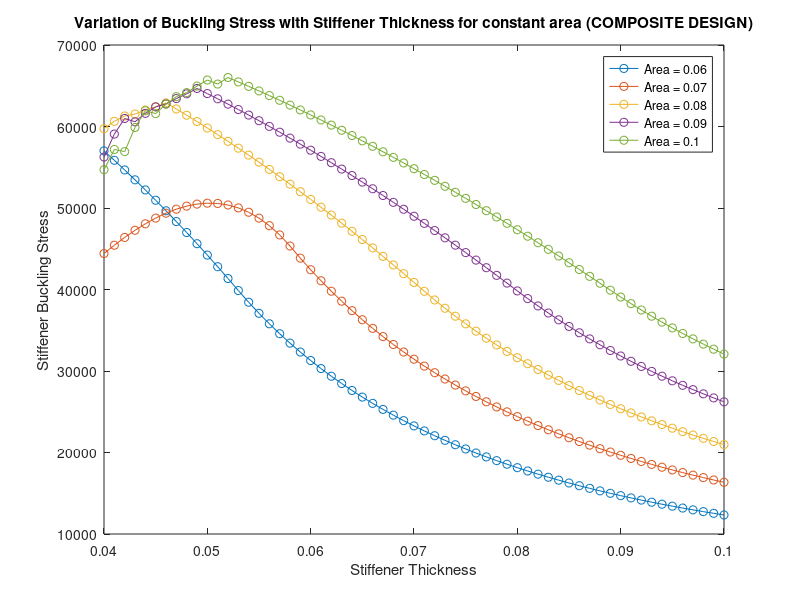

Write the MATLAB code that produced this figure.
function composite_buckling_stress_with_thickness

% 2024 T3 Aluminium Alloy %

E = 30e6;             % Elasticity value %
cy = 50000;           % Compressive Yield %

t = [0.04:0.001:0.1];

Af = 0.06;
for j = 1:length(t)
    a = 20;
    p = Af/t(j);
    bt = p/4;               % flange length %
    bw = 2 * bt;            % mean web length %

    L = bt + (t(j)/2);         % Here, L = L1, because only one edge free %
    H = bw - t(j);             % Here, H = Total height of Stiffner %

% --------------- STIFFENER CRITICAL BUCKLING CALCULATIONS ------------------- %

% --------------- STIFFENER CRITICAL BUCKLING CALCULATIONS ------------------- %

    % Crippling Stress Calculations

    ratio1 = (bt/t(j));                         % ratio of flange length to thickness %
    ratio2 = (bw/t(j));                         % ratio of web length to thickness %

    % Calculation of Critical Stiffener Crippling Stress - Calculated from Graph %

    % Calculation of crippling stress for flange length (Assuming one free edge) %

    if (ratio1 > 60)
        crip_stress_flange1 = 10000;
    elseif (ratio1 <= 60) && (ratio1 > 55)
        crip_stress_flange1 = 11250;
    elseif (ratio1 <= 55) && (ratio1 > 50)
        crip_stress_flange1 = 13750;
    elseif (ratio1 <= 50) && (ratio1 > 45)
        crip_stress_flange1 = 16250;
    elseif (ratio1 <= 45) && (ratio1 > 40)
        crip_stress_flange1 = 18750;
    elseif (ratio1 <= 40) && (ratio1 > 35)
        crip_stress_flange1 = 22500;
    elseif (ratio1 <= 37.5) && (ratio1 > 35)
        crip_stress_flange1 = 25000;
    elseif (ratio1 <= 35) && (ratio1 > 32.5)
        crip_stress_flange1 = 27500;
    elseif (ratio1 <= 32.5) && (ratio1 > 30)
        crip_stress_flange1 = 29000;
    elseif (ratio1 <= 30) && (ratio1 > 28)
        crip_stress_flange1 = 31000;
    elseif (ratio1 <= 28) && (ratio1 > 26)
        crip_stress_flange1 = 33000;
    elseif (ratio1 <= 26) && (ratio1 > 24)
        crip_stress_flange1 = 35000;
    elseif (ratio1 <= 24) && (ratio1 > 22)
        crip_stress_flange1 = 37000;
    elseif (ratio1 <= 22) && (ratio1 > 20)
        crip_stress_flange1 = 39000;
    elseif (ratio1 <= 20) && (ratio1 > 19)
        crip_stress_flange1 = 41500;
    elseif (ratio1 <= 19) && (ratio1 > 18)
        crip_stress_flange1 = 43500;
    elseif (ratio1 <= 18) && (ratio1 > 17)
        crip_stress_flange1 = 45500;
    elseif (ratio1 <= 17) && (ratio1 > 16)
        crip_stress_flange1 = 47500;
    elseif (ratio1 <= 16) && (ratio1 > 15)
        crip_stress_flange1 = 49500;
    elseif (ratio1 <= 15) && (ratio1 > 14)
        crip_stress_flange1 = 52000;
    elseif (ratio1 <= 14) && (ratio1 > 13)
        crip_stress_flange1 = 56000;
    elseif (ratio1 <= 13) && (ratio1 > 12)
        crip_stress_flange1 = 59000;
    elseif (ratio1 <= 12) && (ratio1 > 11.5)
        crip_stress_flange1 = 63000;
    elseif (ratio1 <= 11.5) && (ratio1 > 11)
        crip_stress_flange1 = 66500;
    elseif (ratio1 <= 11) && (ratio1 > 10.5)
        crip_stress_flange1 = 69000;
    elseif (ratio1 <= 10.5) && (ratio1 > 10)
        crip_stress_flange1 = 72500;
    elseif (ratio1 <= 10) && (ratio1 > 9.5)
        crip_stress_flange1 = 76000;
    elseif (ratio1 <= 9.5)
        crip_stress_flange1 = 80000;
    end

    % Calculation of crippling stress for Web length (Assuming no free edge) %

    if (ratio2 > 100)
        crip_stress_web2 = 10000;
    elseif (ratio2 <= 100) && (ratio2 > 80)
        crip_stress_web2 = 16500;
    elseif (ratio2 <= 80) && (ratio2 > 60)
        crip_stress_web2 = 19000;
    elseif (ratio2 <= 60) && (ratio2 > 58)
        crip_stress_web2 = 21000;
    elseif (ratio2 <= 58) && (ratio2 > 56)
        crip_stress_web2 = 22000;
    elseif (ratio2 <= 56) && (ratio2 > 54)
        crip_stress_web2 = 24000;
    elseif (ratio2 <= 54) && (ratio2 > 52)
        crip_stress_web2 = 27000;   
    elseif (ratio2 <= 52) && (ratio2 > 50)
        crip_stress_web2 = 29500;
    elseif (ratio2 <= 50) && (ratio2 > 48)
        crip_stress_web2 = 32000;
    elseif (ratio2 <= 48) && (ratio2 > 46)
        crip_stress_web2 = 35000;
    elseif (ratio2 <= 46) && (ratio2 > 44)
        crip_stress_web2 = 38500;
    elseif (ratio2 <= 44) && (ratio2 > 42)
        crip_stress_web2 = 43000;
    elseif (ratio2 <= 42) && (ratio2 > 40)
        crip_stress_web2 = 46000;
    elseif (ratio2 <= 40) && (ratio2 > 39)
        crip_stress_web2 = 49000;
    elseif (ratio2 <= 39) && (ratio2 > 38)
        crip_stress_web2 = 52000;    
    elseif (ratio2 <= 38) && (ratio2 > 37)
        crip_stress_web2 = 54500;
    elseif (ratio2 <= 37) && (ratio2 > 36)
        crip_stress_web2 = 57500;   
    elseif (ratio2 <= 35) && (ratio2 > 34)
        crip_stress_web2 = 60000;
    elseif (ratio2 <= 37) && (ratio2 > 36)
        crip_stress_web2 = 56000;
    elseif (ratio2 <= 36) && (ratio2 > 34)
        crip_stress_web2 = 60000;
    elseif (ratio2 <= 34) && (ratio2 > 32)
        crip_stress_web2 = 64000;
    elseif (ratio2 <= 32) && (ratio2 > 30)
        crip_stress_web2 = 69000;
    elseif (ratio2 <= 30) && (ratio2 > 28)
        crip_stress_web2 = 73000;
    elseif (ratio2 <= 28) && (ratio2 > 26)
        crip_stress_web2 = 77000;
    elseif (ratio2 <= 26)
        crip_stress_web2 = 80000;
    end

    % Mean Crippling Stress Calculated %
    
    stiffener_crip_stress = (crip_stress_web2 + crip_stress_flange1)/2;

    % Column Buckling Calculations %                    

    I1 = ((L*t(j)^3)/12)+(L*t(j))*((H + t(j))/2)^2;
    I2 = t(j)*(H^3)/12;
    I = 2*I1 + I2;                                      % Area Moment Calculations %

    ro = sqrt(I/Af);

    h1 = sqrt(2)*pi*sqrt(E/stiffener_crip_stress);    % Critical Slenderness Ratio %
    h = (a/ro);                         % Slenderness Ratio for current dimensions %

    % Calculation of Critical Stiffener Buckling Stress %

    if h<=h1
    stiffener_buckling_stress(j) = stiffener_crip_stress*...
        (1-(stiffener_crip_stress*((h^2)/(4*pi^2*E))));
    else
    stiffener_buckling_stress(j) = (pi^2*E)/(h^2);
    end

% ------------- END OF STIFFENER CRITICAL BUCKLING CALCULATIONS -------------- %
end

plot(t,stiffener_buckling_stress,'o-');
hold all;

Af = 0.07;
for j = 1:length(t)
    a = 20;
    p = Af/t(j);
    bt = p/4;               % flange length %
    bw = 2 * bt;            % mean web length %

    L = bt + (t(j)/2);         % Here, L = L1, because only one edge free %
    H = bw - t(j);             % Here, H = Total height of Stiffner %

% --------------- STIFFENER CRITICAL BUCKLING CALCULATIONS ------------------- %

    % Crippling Stress Calculations

    ke = 0.342;                                             % One Edge is free %
    x = (bt + bw)/(2*t(j));                                    % (b'/t) calculation %
    stiffener_crip_stress = (ke*(E*cy)^0.5)/(x^0.75);       % Needham's Formula %

    % Column Buckling Calculations %                    

    I1 = ((L*t(j)^3)/12)+(L*t(j))*((H + t(j))/2)^2;
    I2 = t(j)*(H^3)/12;
    I = 2*I1 + I2;                                      % Area Moment Calculations %

    ro = sqrt(I/Af);

    h1 = sqrt(2)*pi*sqrt(E/stiffener_crip_stress);    % Critical Slenderness Ratio %
    h = (a/ro);                         % Slenderness Ratio for current dimensions %

    % Calculation of Critical Stiffener Buckling Stress %

    if h<=h1
    stiffener_buckling_stress(j) = stiffener_crip_stress*...
        (1-(stiffener_crip_stress*((h^2)/(4*pi^2*E))));
    else
    stiffener_buckling_stress(j) = (pi^2*E)/(h^2);
    end

% ------------- END OF STIFFENER CRITICAL BUCKLING CALCULATIONS -------------- %
end
figure(1);
plot(t,stiffener_buckling_stress,'o-');
hold all;





Af = 0.08;
for j = 1:length(t)
    a = 20;
    p = Af/t(j);
    bt = p/4;               % flange length %
    bw = 2 * bt;            % mean web length %

    L = bt + (t(j)/2);         % Here, L = L1, because only one edge free %
    H = bw - t(j);             % Here, H = Total height of Stiffner %

% --------------- STIFFENER CRITICAL BUCKLING CALCULATIONS ------------------- %

        % Crippling Stress Calculations

    ratio1 = (bt/t(j));                         % ratio of flange length to thickness %
    ratio2 = (bw/t(j));                         % ratio of web length to thickness %

    % Calculation of Critical Stiffener Crippling Stress - Calculated from Graph %

    % Calculation of crippling stress for flange length (Assuming one free edge) %

    if (ratio1 > 60)
        crip_stress_flange1 = 10000;
    elseif (ratio1 <= 60) && (ratio1 > 55)
        crip_stress_flange1 = 11250;
    elseif (ratio1 <= 55) && (ratio1 > 50)
        crip_stress_flange1 = 13750;
    elseif (ratio1 <= 50) && (ratio1 > 45)
        crip_stress_flange1 = 16250;
    elseif (ratio1 <= 45) && (ratio1 > 40)
        crip_stress_flange1 = 18750;
    elseif (ratio1 <= 40) && (ratio1 > 35)
        crip_stress_flange1 = 22500;
    elseif (ratio1 <= 37.5) && (ratio1 > 35)
        crip_stress_flange1 = 25000;
    elseif (ratio1 <= 35) && (ratio1 > 32.5)
        crip_stress_flange1 = 27500;
    elseif (ratio1 <= 32.5) && (ratio1 > 30)
        crip_stress_flange1 = 29000;
    elseif (ratio1 <= 30) && (ratio1 > 28)
        crip_stress_flange1 = 31000;
    elseif (ratio1 <= 28) && (ratio1 > 26)
        crip_stress_flange1 = 33000;
    elseif (ratio1 <= 26) && (ratio1 > 24)
        crip_stress_flange1 = 35000;
    elseif (ratio1 <= 24) && (ratio1 > 22)
        crip_stress_flange1 = 37000;
    elseif (ratio1 <= 22) && (ratio1 > 20)
        crip_stress_flange1 = 39000;
    elseif (ratio1 <= 20) && (ratio1 > 19)
        crip_stress_flange1 = 41500;
    elseif (ratio1 <= 19) && (ratio1 > 18)
        crip_stress_flange1 = 43500;
    elseif (ratio1 <= 18) && (ratio1 > 17)
        crip_stress_flange1 = 45500;
    elseif (ratio1 <= 17) && (ratio1 > 16)
        crip_stress_flange1 = 47500;
    elseif (ratio1 <= 16) && (ratio1 > 15)
        crip_stress_flange1 = 49500;
    elseif (ratio1 <= 15) && (ratio1 > 14)
        crip_stress_flange1 = 52000;
    elseif (ratio1 <= 14) && (ratio1 > 13)
        crip_stress_flange1 = 56000;
    elseif (ratio1 <= 13) && (ratio1 > 12)
        crip_stress_flange1 = 59000;
    elseif (ratio1 <= 12) && (ratio1 > 11.5)
        crip_stress_flange1 = 63000;
    elseif (ratio1 <= 11.5) && (ratio1 > 11)
        crip_stress_flange1 = 66500;
    elseif (ratio1 <= 11) && (ratio1 > 10.5)
        crip_stress_flange1 = 69000;
    elseif (ratio1 <= 10.5) && (ratio1 > 10)
        crip_stress_flange1 = 72500;
    elseif (ratio1 <= 10) && (ratio1 > 9.5)
        crip_stress_flange1 = 76000;
    elseif (ratio1 <= 9.5)
        crip_stress_flange1 = 80000;
    end

    % Calculation of crippling stress for Web length (Assuming no free edge) %

    if (ratio2 > 100)
        crip_stress_web2 = 10000;
    elseif (ratio2 <= 100) && (ratio2 > 80)
        crip_stress_web2 = 16500;
    elseif (ratio2 <= 80) && (ratio2 > 60)
        crip_stress_web2 = 19000;
    elseif (ratio2 <= 60) && (ratio2 > 58)
        crip_stress_web2 = 21000;
    elseif (ratio2 <= 58) && (ratio2 > 56)
        crip_stress_web2 = 22000;
    elseif (ratio2 <= 56) && (ratio2 > 54)
        crip_stress_web2 = 24000;
    elseif (ratio2 <= 54) && (ratio2 > 52)
        crip_stress_web2 = 27000;   
    elseif (ratio2 <= 52) && (ratio2 > 50)
        crip_stress_web2 = 29500;
    elseif (ratio2 <= 50) && (ratio2 > 48)
        crip_stress_web2 = 32000;
    elseif (ratio2 <= 48) && (ratio2 > 46)
        crip_stress_web2 = 35000;
    elseif (ratio2 <= 46) && (ratio2 > 44)
        crip_stress_web2 = 38500;
    elseif (ratio2 <= 44) && (ratio2 > 42)
        crip_stress_web2 = 43000;
    elseif (ratio2 <= 42) && (ratio2 > 40)
        crip_stress_web2 = 46000;
    elseif (ratio2 <= 40) && (ratio2 > 39)
        crip_stress_web2 = 49000;
    elseif (ratio2 <= 39) && (ratio2 > 38)
        crip_stress_web2 = 52000;    
    elseif (ratio2 <= 38) && (ratio2 > 37)
        crip_stress_web2 = 54500;
    elseif (ratio2 <= 37) && (ratio2 > 36)
        crip_stress_web2 = 57500;   
    elseif (ratio2 <= 35) && (ratio2 > 34)
        crip_stress_web2 = 60000;
    elseif (ratio2 <= 37) && (ratio2 > 36)
        crip_stress_web2 = 56000;
    elseif (ratio2 <= 36) && (ratio2 > 34)
        crip_stress_web2 = 60000;
    elseif (ratio2 <= 34) && (ratio2 > 32)
        crip_stress_web2 = 64000;
    elseif (ratio2 <= 32) && (ratio2 > 30)
        crip_stress_web2 = 69000;
    elseif (ratio2 <= 30) && (ratio2 > 28)
        crip_stress_web2 = 73000;
    elseif (ratio2 <= 28) && (ratio2 > 26)
        crip_stress_web2 = 77000;
    elseif (ratio2 <= 26)
        crip_stress_web2 = 80000;
    end

    % Mean Crippling Stress Calculated %
    
    stiffener_crip_stress = (crip_stress_web2 + crip_stress_flange1)/2;
    
    % Column Buckling Calculations %                    

    I1 = ((L*t(j)^3)/12)+(L*t(j))*((H + t(j))/2)^2;
    I2 = t(j)*(H^3)/12;
    I = 2*I1 + I2;                                      % Area Moment Calculations %

    ro = sqrt(I/Af);

    h1 = sqrt(2)*pi*sqrt(E/stiffener_crip_stress);    % Critical Slenderness Ratio %
    h = (a/ro);                         % Slenderness Ratio for current dimensions %

    % Calculation of Critical Stiffener Buckling Stress %

    if h<=h1
    stiffener_buckling_stress(j) = stiffener_crip_stress*...
        (1-(stiffener_crip_stress*((h^2)/(4*pi^2*E))));
    else
    stiffener_buckling_stress(j) = (pi^2*E)/(h^2);
    end

% ------------- END OF STIFFENER CRITICAL BUCKLING CALCULATIONS -------------- %
end

figure(1);
plot(t,stiffener_buckling_stress,'o-');
hold all;

Af = 0.09;
for j = 1:length(t)
    a = 20;
    p = Af/t(j);
    bt = p/4;               % flange length %
    bw = 2 * bt;            % mean web length %

    L = bt + (t(j)/2);         % Here, L = L1, because only one edge free %
    H = bw - t(j);             % Here, H = Total height of Stiffner %

% --------------- STIFFENER CRITICAL BUCKLING CALCULATIONS ------------------- %

        % Crippling Stress Calculations

    ratio1 = (bt/t(j));                         % ratio of flange length to thickness %
    ratio2 = (bw/t(j));                         % ratio of web length to thickness %

    % Calculation of Critical Stiffener Crippling Stress - Calculated from Graph %

    % Calculation of crippling stress for flange length (Assuming one free edge) %

    if (ratio1 > 60)
        crip_stress_flange1 = 10000;
    elseif (ratio1 <= 60) && (ratio1 > 55)
        crip_stress_flange1 = 11250;
    elseif (ratio1 <= 55) && (ratio1 > 50)
        crip_stress_flange1 = 13750;
    elseif (ratio1 <= 50) && (ratio1 > 45)
        crip_stress_flange1 = 16250;
    elseif (ratio1 <= 45) && (ratio1 > 40)
        crip_stress_flange1 = 18750;
    elseif (ratio1 <= 40) && (ratio1 > 35)
        crip_stress_flange1 = 22500;
    elseif (ratio1 <= 37.5) && (ratio1 > 35)
        crip_stress_flange1 = 25000;
    elseif (ratio1 <= 35) && (ratio1 > 32.5)
        crip_stress_flange1 = 27500;
    elseif (ratio1 <= 32.5) && (ratio1 > 30)
        crip_stress_flange1 = 29000;
    elseif (ratio1 <= 30) && (ratio1 > 28)
        crip_stress_flange1 = 31000;
    elseif (ratio1 <= 28) && (ratio1 > 26)
        crip_stress_flange1 = 33000;
    elseif (ratio1 <= 26) && (ratio1 > 24)
        crip_stress_flange1 = 35000;
    elseif (ratio1 <= 24) && (ratio1 > 22)
        crip_stress_flange1 = 37000;
    elseif (ratio1 <= 22) && (ratio1 > 20)
        crip_stress_flange1 = 39000;
    elseif (ratio1 <= 20) && (ratio1 > 19)
        crip_stress_flange1 = 41500;
    elseif (ratio1 <= 19) && (ratio1 > 18)
        crip_stress_flange1 = 43500;
    elseif (ratio1 <= 18) && (ratio1 > 17)
        crip_stress_flange1 = 45500;
    elseif (ratio1 <= 17) && (ratio1 > 16)
        crip_stress_flange1 = 47500;
    elseif (ratio1 <= 16) && (ratio1 > 15)
        crip_stress_flange1 = 49500;
    elseif (ratio1 <= 15) && (ratio1 > 14)
        crip_stress_flange1 = 52000;
    elseif (ratio1 <= 14) && (ratio1 > 13)
        crip_stress_flange1 = 56000;
    elseif (ratio1 <= 13) && (ratio1 > 12)
        crip_stress_flange1 = 59000;
    elseif (ratio1 <= 12) && (ratio1 > 11.5)
        crip_stress_flange1 = 63000;
    elseif (ratio1 <= 11.5) && (ratio1 > 11)
        crip_stress_flange1 = 66500;
    elseif (ratio1 <= 11) && (ratio1 > 10.5)
        crip_stress_flange1 = 69000;
    elseif (ratio1 <= 10.5) && (ratio1 > 10)
        crip_stress_flange1 = 72500;
    elseif (ratio1 <= 10) && (ratio1 > 9.5)
        crip_stress_flange1 = 76000;
    elseif (ratio1 <= 9.5)
        crip_stress_flange1 = 80000;
    end

    % Calculation of crippling stress for Web length (Assuming no free edge) %

    if (ratio2 > 100)
        crip_stress_web2 = 10000;
    elseif (ratio2 <= 100) && (ratio2 > 80)
        crip_stress_web2 = 16500;
    elseif (ratio2 <= 80) && (ratio2 > 60)
        crip_stress_web2 = 19000;
    elseif (ratio2 <= 60) && (ratio2 > 58)
        crip_stress_web2 = 21000;
    elseif (ratio2 <= 58) && (ratio2 > 56)
        crip_stress_web2 = 22000;
    elseif (ratio2 <= 56) && (ratio2 > 54)
        crip_stress_web2 = 24000;
    elseif (ratio2 <= 54) && (ratio2 > 52)
        crip_stress_web2 = 27000;   
    elseif (ratio2 <= 52) && (ratio2 > 50)
        crip_stress_web2 = 29500;
    elseif (ratio2 <= 50) && (ratio2 > 48)
        crip_stress_web2 = 32000;
    elseif (ratio2 <= 48) && (ratio2 > 46)
        crip_stress_web2 = 35000;
    elseif (ratio2 <= 46) && (ratio2 > 44)
        crip_stress_web2 = 38500;
    elseif (ratio2 <= 44) && (ratio2 > 42)
        crip_stress_web2 = 43000;
    elseif (ratio2 <= 42) && (ratio2 > 40)
        crip_stress_web2 = 46000;
    elseif (ratio2 <= 40) && (ratio2 > 39)
        crip_stress_web2 = 49000;
    elseif (ratio2 <= 39) && (ratio2 > 38)
        crip_stress_web2 = 52000;    
    elseif (ratio2 <= 38) && (ratio2 > 37)
        crip_stress_web2 = 54500;
    elseif (ratio2 <= 37) && (ratio2 > 36)
        crip_stress_web2 = 57500;   
    elseif (ratio2 <= 35) && (ratio2 > 34)
        crip_stress_web2 = 60000;
    elseif (ratio2 <= 37) && (ratio2 > 36)
        crip_stress_web2 = 56000;
    elseif (ratio2 <= 36) && (ratio2 > 34)
        crip_stress_web2 = 60000;
    elseif (ratio2 <= 34) && (ratio2 > 32)
        crip_stress_web2 = 64000;
    elseif (ratio2 <= 32) && (ratio2 > 30)
        crip_stress_web2 = 69000;
    elseif (ratio2 <= 30) && (ratio2 > 28)
        crip_stress_web2 = 73000;
    elseif (ratio2 <= 28) && (ratio2 > 26)
        crip_stress_web2 = 77000;
    elseif (ratio2 <= 26)
        crip_stress_web2 = 80000;
    end

    % Mean Crippling Stress Calculated %
    
    stiffener_crip_stress = (crip_stress_web2 + crip_stress_flange1)/2;

    % Column Buckling Calculations %                    

    I1 = ((L*t(j)^3)/12)+(L*t(j))*((H + t(j))/2)^2;
    I2 = t(j)*(H^3)/12;
    I = 2*I1 + I2;                                      % Area Moment Calculations %

    ro = sqrt(I/Af);

    h1 = sqrt(2)*pi*sqrt(E/stiffener_crip_stress);    % Critical Slenderness Ratio %
    h = (a/ro);                         % Slenderness Ratio for current dimensions %

    % Calculation of Critical Stiffener Buckling Stress %

    if h<=h1
    stiffener_buckling_stress(j) = stiffener_crip_stress*...
        (1-(stiffener_crip_stress*((h^2)/(4*pi^2*E))));
    else
    stiffener_buckling_stress(j) = (pi^2*E)/(h^2);
    end

% ------------- END OF STIFFENER CRITICAL BUCKLING CALCULATIONS -------------- %
end

figure(1);
plot(t,stiffener_buckling_stress,'o-');
hold all;

Af = 0.1;
for j = 1:length(t)
    a = 20;
    p = Af/t(j);
    bt = p/4;               % flange length %
    bw = 2 * bt;            % mean web length %

    L = bt + (t(j)/2);         % Here, L = L1, because only one edge free %
    H = bw - t(j);             % Here, H = Total height of Stiffner %

% --------------- STIFFENER CRITICAL BUCKLING CALCULATIONS ------------------- %

    % Crippling Stress Calculations
    % Crippling Stress Calculations

    ratio1 = (bt/t(j));                         % ratio of flange length to thickness %
    ratio2 = (bw/t(j));                         % ratio of web length to thickness %

    % Calculation of Critical Stiffener Crippling Stress - Calculated from Graph %

    % Calculation of crippling stress for flange length (Assuming one free edge) %

    if (ratio1 > 60)
        crip_stress_flange1 = 10000;
    elseif (ratio1 <= 60) && (ratio1 > 55)
        crip_stress_flange1 = 11250;
    elseif (ratio1 <= 55) && (ratio1 > 50)
        crip_stress_flange1 = 13750;
    elseif (ratio1 <= 50) && (ratio1 > 45)
        crip_stress_flange1 = 16250;
    elseif (ratio1 <= 45) && (ratio1 > 40)
        crip_stress_flange1 = 18750;
    elseif (ratio1 <= 40) && (ratio1 > 35)
        crip_stress_flange1 = 22500;
    elseif (ratio1 <= 37.5) && (ratio1 > 35)
        crip_stress_flange1 = 25000;
    elseif (ratio1 <= 35) && (ratio1 > 32.5)
        crip_stress_flange1 = 27500;
    elseif (ratio1 <= 32.5) && (ratio1 > 30)
        crip_stress_flange1 = 29000;
    elseif (ratio1 <= 30) && (ratio1 > 28)
        crip_stress_flange1 = 31000;
    elseif (ratio1 <= 28) && (ratio1 > 26)
        crip_stress_flange1 = 33000;
    elseif (ratio1 <= 26) && (ratio1 > 24)
        crip_stress_flange1 = 35000;
    elseif (ratio1 <= 24) && (ratio1 > 22)
        crip_stress_flange1 = 37000;
    elseif (ratio1 <= 22) && (ratio1 > 20)
        crip_stress_flange1 = 39000;
    elseif (ratio1 <= 20) && (ratio1 > 19)
        crip_stress_flange1 = 41500;
    elseif (ratio1 <= 19) && (ratio1 > 18)
        crip_stress_flange1 = 43500;
    elseif (ratio1 <= 18) && (ratio1 > 17)
        crip_stress_flange1 = 45500;
    elseif (ratio1 <= 17) && (ratio1 > 16)
        crip_stress_flange1 = 47500;
    elseif (ratio1 <= 16) && (ratio1 > 15)
        crip_stress_flange1 = 49500;
    elseif (ratio1 <= 15) && (ratio1 > 14)
        crip_stress_flange1 = 52000;
    elseif (ratio1 <= 14) && (ratio1 > 13)
        crip_stress_flange1 = 56000;
    elseif (ratio1 <= 13) && (ratio1 > 12)
        crip_stress_flange1 = 59000;
    elseif (ratio1 <= 12) && (ratio1 > 11.5)
        crip_stress_flange1 = 63000;
    elseif (ratio1 <= 11.5) && (ratio1 > 11)
        crip_stress_flange1 = 66500;
    elseif (ratio1 <= 11) && (ratio1 > 10.5)
        crip_stress_flange1 = 69000;
    elseif (ratio1 <= 10.5) && (ratio1 > 10)
        crip_stress_flange1 = 72500;
    elseif (ratio1 <= 10) && (ratio1 > 9.5)
        crip_stress_flange1 = 76000;
    elseif (ratio1 <= 9.5)
        crip_stress_flange1 = 80000;
    end

    % Calculation of crippling stress for Web length (Assuming no free edge) %

    if (ratio2 > 100)
        crip_stress_web2 = 10000;
    elseif (ratio2 <= 100) && (ratio2 > 80)
        crip_stress_web2 = 16500;
    elseif (ratio2 <= 80) && (ratio2 > 60)
        crip_stress_web2 = 19000;
    elseif (ratio2 <= 60) && (ratio2 > 58)
        crip_stress_web2 = 21000;
    elseif (ratio2 <= 58) && (ratio2 > 56)
        crip_stress_web2 = 22000;
    elseif (ratio2 <= 56) && (ratio2 > 54)
        crip_stress_web2 = 24000;
    elseif (ratio2 <= 54) && (ratio2 > 52)
        crip_stress_web2 = 27000;   
    elseif (ratio2 <= 52) && (ratio2 > 50)
        crip_stress_web2 = 29500;
    elseif (ratio2 <= 50) && (ratio2 > 48)
        crip_stress_web2 = 32000;
    elseif (ratio2 <= 48) && (ratio2 > 46)
        crip_stress_web2 = 35000;
    elseif (ratio2 <= 46) && (ratio2 > 44)
        crip_stress_web2 = 38500;
    elseif (ratio2 <= 44) && (ratio2 > 42)
        crip_stress_web2 = 43000;
    elseif (ratio2 <= 42) && (ratio2 > 40)
        crip_stress_web2 = 46000;
    elseif (ratio2 <= 40) && (ratio2 > 39)
        crip_stress_web2 = 49000;
    elseif (ratio2 <= 39) && (ratio2 > 38)
        crip_stress_web2 = 52000;    
    elseif (ratio2 <= 38) && (ratio2 > 37)
        crip_stress_web2 = 54500;
    elseif (ratio2 <= 37) && (ratio2 > 36)
        crip_stress_web2 = 57500;   
    elseif (ratio2 <= 35) && (ratio2 > 34)
        crip_stress_web2 = 60000;
    elseif (ratio2 <= 37) && (ratio2 > 36)
        crip_stress_web2 = 56000;
    elseif (ratio2 <= 36) && (ratio2 > 34)
        crip_stress_web2 = 60000;
    elseif (ratio2 <= 34) && (ratio2 > 32)
        crip_stress_web2 = 64000;
    elseif (ratio2 <= 32) && (ratio2 > 30)
        crip_stress_web2 = 69000;
    elseif (ratio2 <= 30) && (ratio2 > 28)
        crip_stress_web2 = 73000;
    elseif (ratio2 <= 28) && (ratio2 > 26)
        crip_stress_web2 = 77000;
    elseif (ratio2 <= 26)
        crip_stress_web2 = 80000;
    end

    % Mean Crippling Stress Calculated %
    
    stiffener_crip_stress = (crip_stress_web2 + crip_stress_flange1)/2;

    % Column Buckling Calculations %                    

    I1 = ((L*t(j)^3)/12)+(L*t(j))*((H + t(j))/2)^2;
    I2 = t(j)*(H^3)/12;
    I = 2*I1 + I2;                                      % Area Moment Calculations %

    ro = sqrt(I/Af);

    h1 = sqrt(2)*pi*sqrt(E/stiffener_crip_stress);    % Critical Slenderness Ratio %
    h = (a/ro);                         % Slenderness Ratio for current dimensions %

    % Calculation of Critical Stiffener Buckling Stress %

    if h<=h1
    stiffener_buckling_stress(j) = stiffener_crip_stress*...
        (1-(stiffener_crip_stress*((h^2)/(4*pi^2*E))));
    else
    stiffener_buckling_stress(j) = (pi^2*E)/(h^2);
    end

% ------------- END OF STIFFENER CRITICAL BUCKLING CALCULATIONS -------------- %
end

figure(1);
plot(t,stiffener_buckling_stress,'o-');
hold all;
xlabel('Stiffener Thickness');
ylabel('Stiffener Buckling Stress');
title('Variation of Buckling Stress with Stiffener Thickness for constant area (COMPOSITE DESIGN)');

legend('Area = 0.06','Area = 0.07','Area = 0.08','Area = 0.09','Area = 0.1');


end